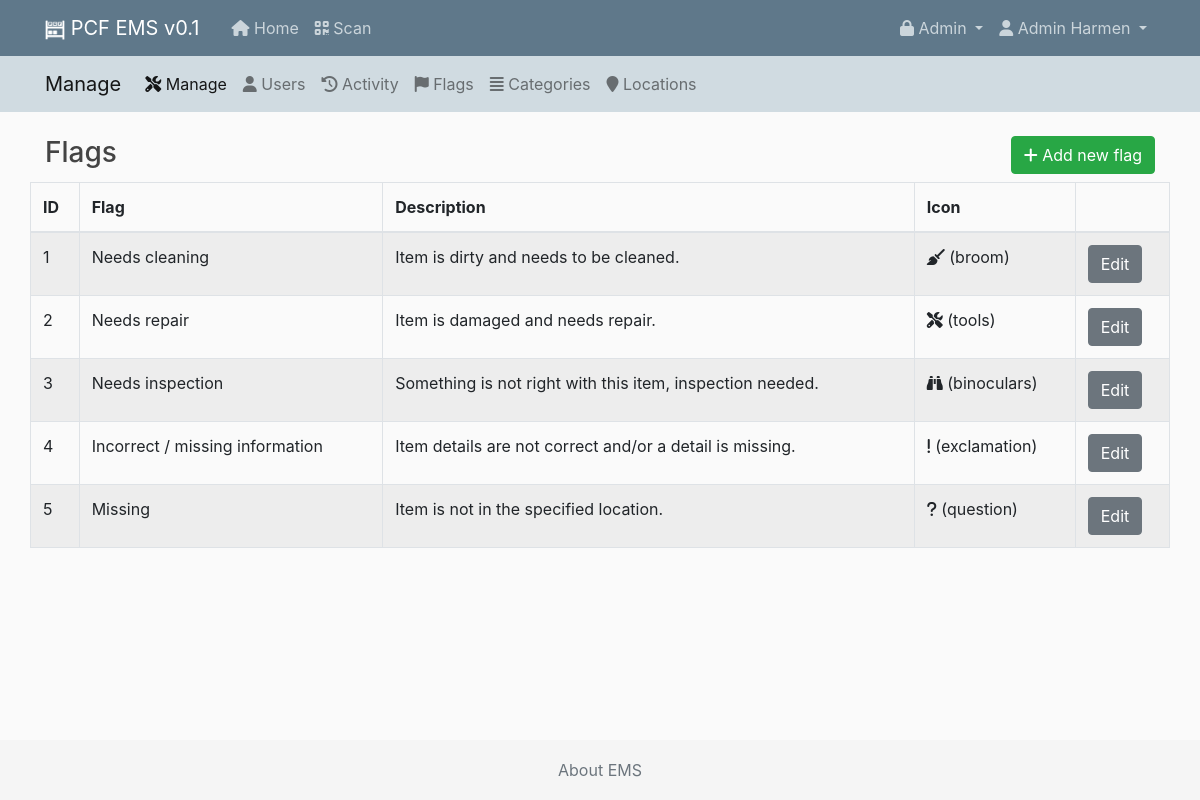
The page /manage/flags/ (signed in) on the database as committed earlier.
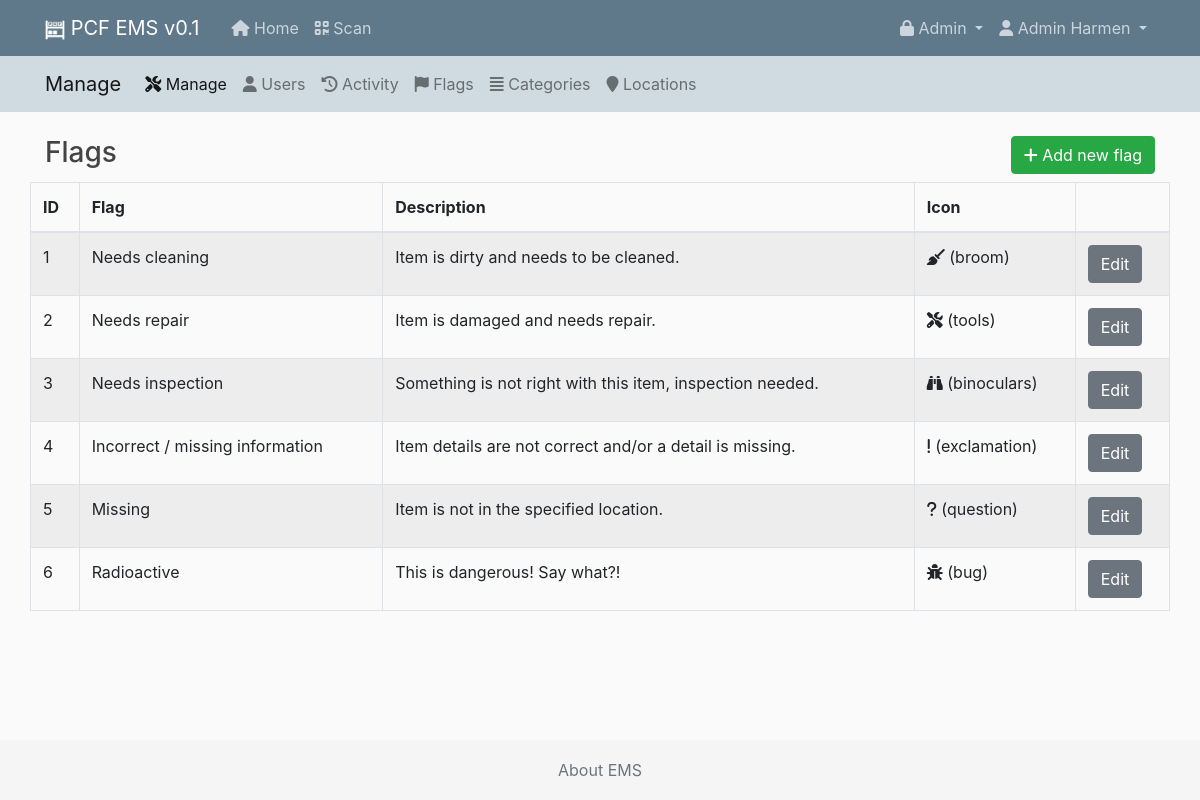
The same page on the database as committed later.
### ems/models.py (models this page shows, shortened)
class Flag(models.Model):
    flag = models.CharField(max_length=100)
    description = models.TextField()
    icon = models.CharField(max_length=100, default='bug', help_text='Set a icon from <a target="_blank" href="https://fontawesome.com/icons?m=free">this library</a>.')
    history = HistoricalRecords()

### ems_manage/views.py (the view)
# urls.py: path('flags/', FlagsView.as_view(), name='manage-flags'),
@method_decorator(staff_member_required, name='dispatch') #only staff can add new
class FlagsView(LoginRequiredMixin, ListView):
    model = Flag  # TODO we also need Item later on to show al the current flagged items.
    template_name = 'ems_manage/flag_list.html'

### ems_manage/templates/ems_manage/flag_list.html
{% extends "ems_manage/manage_base.html" %}
{% block content %}
<div class="row">
    <div class="col col-12">
        <div class="float-left my-2">
            <h3 class="d-inline">Flags</h3>
        </div>
        <div class="float-right my-2">
            <a class="btn btn-success" href="{% url 'manage-flags-add' %}"><i class="fas fa-plus"></i> Add new flag</a>
        </div>
    </div>
</div>
<div class="row">
    <table id="user_list" class="table table-striped table-bordered table">
        <thead>
        <tr>
            <th data-priority="10">ID</th>
            <th data-priority="10">Flag</th>
            <th data-priority="10">Description</th>
            <th data-priority="10">Icon</th>
            <th data-priority="10"></th>
        </tr>
        </thead>
        <tbody>
        {% for item in object_list %}
        <tr>
            <td>{{ item.pk }}</td>
            <td>{{ item.flag }}</td>
            <td>{{ item.description }}</td>
            <td><i class="fas fa-{{ item.icon }}"></i> ({{ item.icon }})</td>
            <td>
                <a href="{% url 'manage-flags-update' item.pk %}" class="btn btn-secondary">Edit</a>
            </td>
        </tr>
        {% endfor %}
        </tbody>
    </table>
</div>
{% endblock content %}

Rows that differ between the two databases and show on the page:
added Flag: pk "6", flag "Radioactive", description "This is dangerous! Say what?!", icon "bug"
